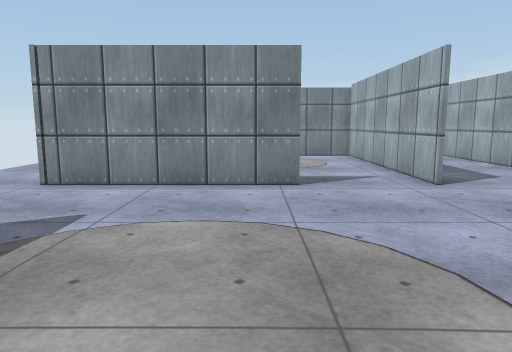
[1] (above)

16 first-person views from a walk through a scene from a Unity 3-D project. The camera is 1.2 m above the floor, tilts 8° down and sees 70° across. The floor is counted in squares, 1 m on a side. Each view is taken from the middle of a square. On the plan, view 1 faces up. The plan holds only what a view shows up to about 15 squares ahead; the rest is blank. Door leaves are left out, so doorways stand open. Surface patterns are stand-ins for the level's own textures.

[2]
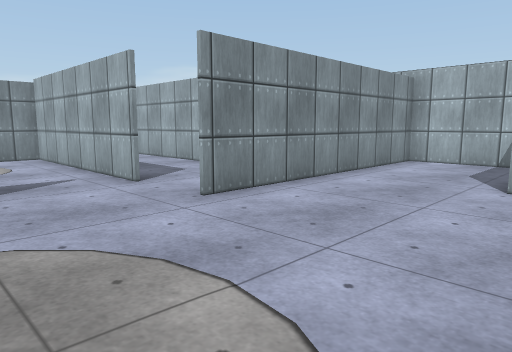

[3]
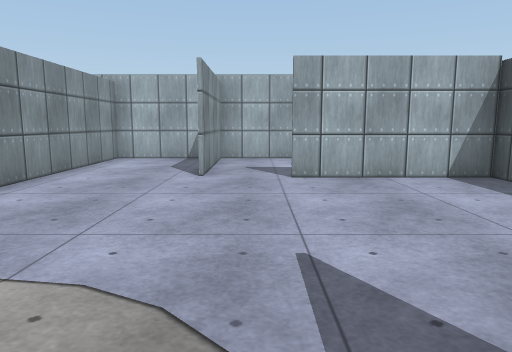

[4]
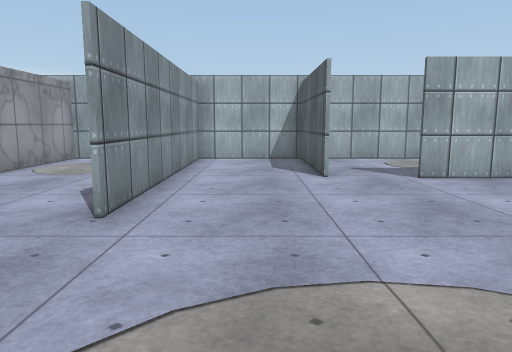

[5]
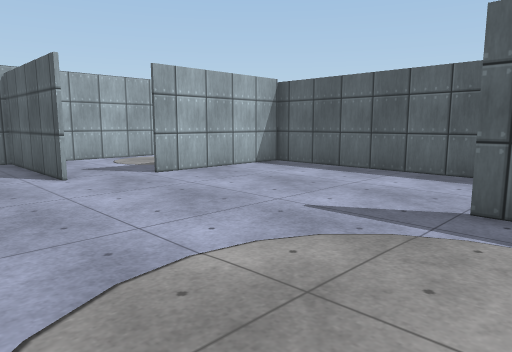

[6]
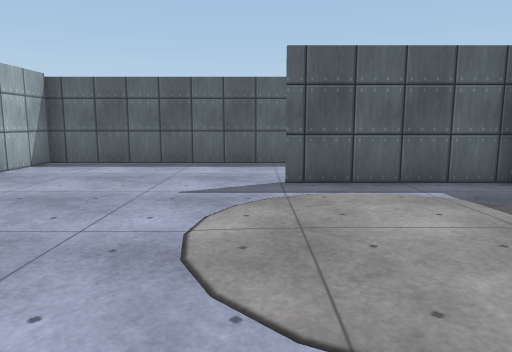

[7]
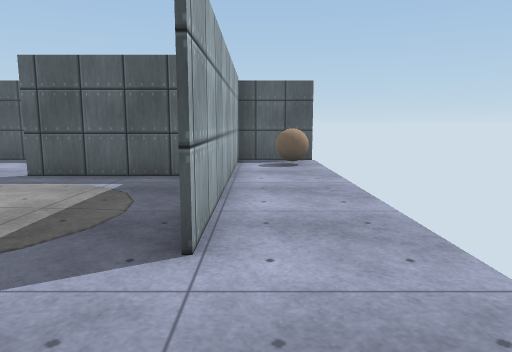

[8]
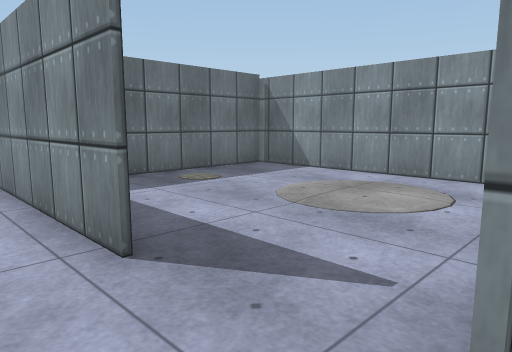

[9]
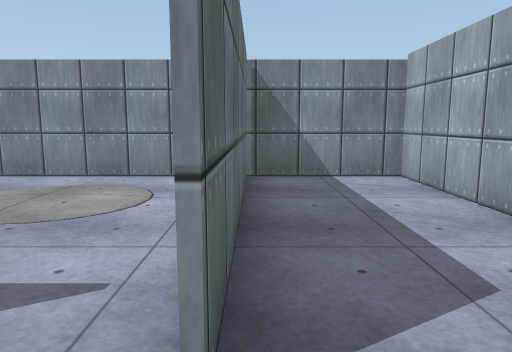

[10]
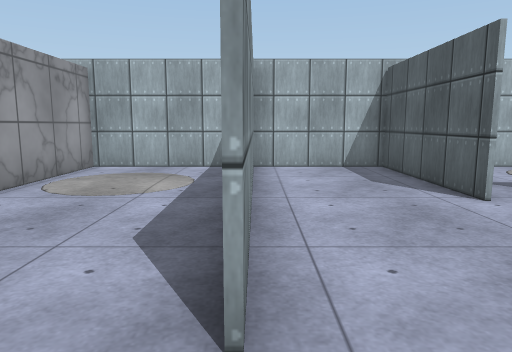

[11]
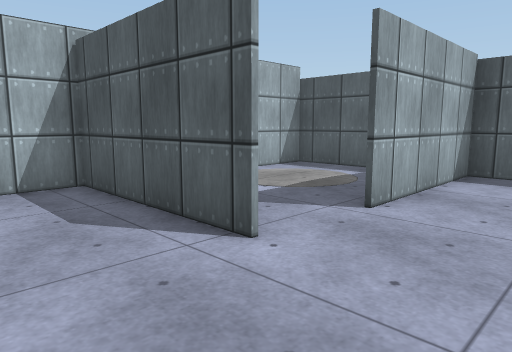

[12]
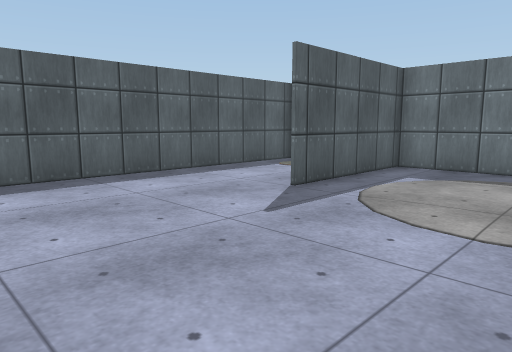

[13]
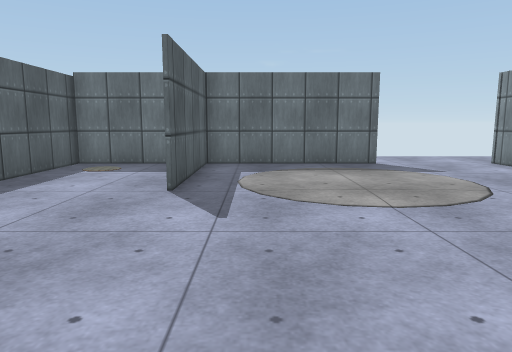

[14]
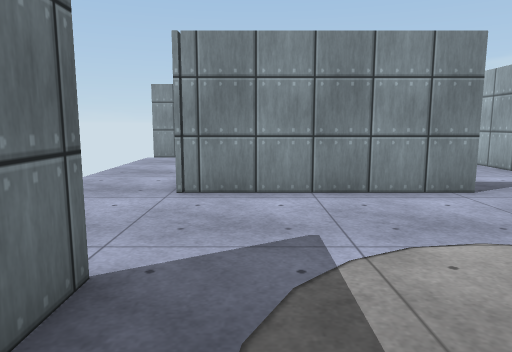

[15]
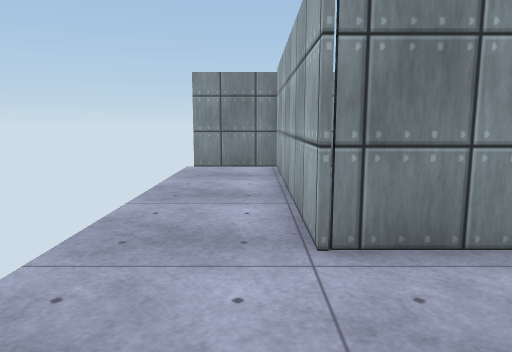

[16]
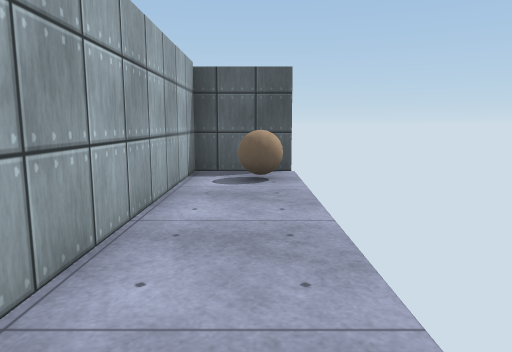

### Floor plan
Ten units are one square. View 1 is at (0, 0); x grows to the right and y downward. Boxes are objects, and circles mark ways between rooms. Rooms are numbered by the first view taken in them; rooms with no view inside come last. Other rooms are left out.
<svg viewBox="-80 -151 210 212">
<path fill="none" stroke="#000" d="M10 -74 -44 -74 -44 -144M37 -72 37 -145M-43 -38 -43 21M76 -14 125 -14M-44 15 5 15M0 56 75 56 75 8M-44 55 -44 -38M40 -146 -69 -146M125 -51 38 -51M-43 -145 -43 -99M124 -11 124 -50M-70 56 -40 56M75 -100 75 -146 40 -146M124 -50 124 -97 85 -97M38 -140 38 -72M100 56 124 56 124 -11M124 -13 76 -13M-40 56 0 56M-43 21 -43 55"/>
<rect x="-75" y="35" width="20" height="10" fill="#bbb"><title>ball</title></rect>
<circle cx="40" cy="-65" r="3" fill="#2a7"/>
<circle cx="80" cy="0" r="3" fill="#2a7"/>
<circle cx="0" cy="35" r="3" fill="#2a7"/>
<text x="10" y="-40">1</text>
<text x="80" y="-90">2</text>
<text x="100" y="20">3</text>
<text x="-20" y="40">4</text>
</svg>
Room 1 opens to room 2. Room 1 opens to room 3. Room 1 opens to room 4.

Where each view was taken, in squares from view 1:
view 1: 0 up, 0 right, facing up
view 2: 0 up, 0 right, facing up-right
view 3: 0 up, 1 left, facing right
view 4: 3 up, 1 left, facing right
view 5: 4 up, 1 left, facing down-right
view 6: 6 up, 1 right, facing down
view 7: 7 up, 5 left, facing down
view 8: 6 up, 4 right, facing up-left
view 9: 6 up, 4 right, facing up
view 10: 5 up, 2 right, facing right
view 11: 4 up, 5 right, facing down-right
view 12: 3 up, 6 right, facing down-left
view 13: 0 up, 7 right, facing left
view 14: 1 up, 3 left, facing up
view 15: 4 up, 5 left, facing up
view 16: 4 up, 6 left, facing down
